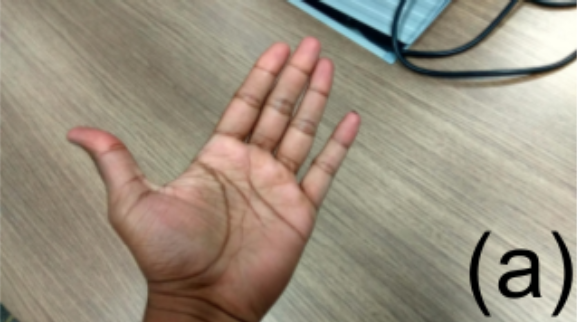
#> input picture images/hand.png, 577 x 322 px
$ python Histogram_opencv.py
#> lines starting #> are read from the running program, lines starting #| are printed output that depends on the picture
import cv2
import numpy as np

img = cv2.imread('images/hand.png')
#> img is the input picture: shape (322, 577, 3); mean B, G, R 127, 143.5, 154.3
h = np.zeros((256, 256, 3))

bins = np.arange(256).reshape(256,1) # [[0], [1], [2], ..., [255]]
colors = [(255,0,0),(0,255,0),(0,0,255)]

for ch, color in enumerate(colors):
    hist_item = cv2.calcHist([img],[ch],None,[256],[0,255])
    cv2.normalize(hist_item,hist_item,0,255,cv2.NORM_MINMAX) # normalization
    hist=np.int32(np.around(hist_item)) # np.around는 원하는 자릿수로 반올림
    pts = np.column_stack((bins,hist)) # [[0, 105], [1, 219], [2, 351]] 이런식으로 stack
    print(pts)
    print(pts.shape)
    cv2.polylines(h,[pts],False,color) # isClosed argument가 False인건데 true로 하면 마지막이랑 처음 연결됨.
#> this loop made 3 passes
#> (printed output is left out)
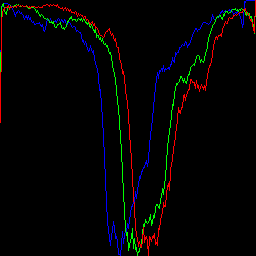
#> h: shape (256, 256, 3) float64; mean B, G, R 3.3, 3.4, 3.9

h=np.flipud(h)
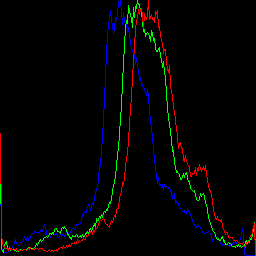
#> h: shape (256, 256, 3) float64; mean B, G, R 3.3, 3.4, 3.9

cv2.imshow('colorhist',h)
cv2.waitKey(0)
